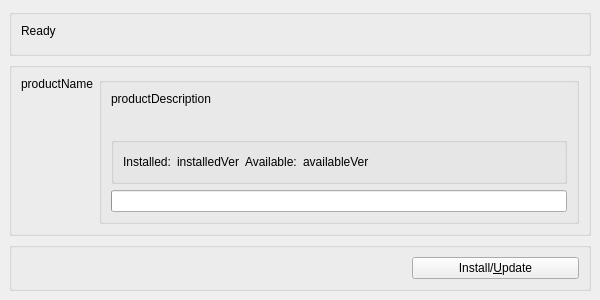
<?xml version="1.0" encoding="UTF-8"?>
<ui version="4.0">
 <class>MainWindow</class>
 <widget class="QMainWindow" name="MainWindow">
  <property name="windowModality">
   <enum>Qt::NonModal</enum>
  </property>
  <property name="geometry">
   <rect>
    <x>0</x>
    <y>0</y>
    <width>600</width>
    <height>300</height>
   </rect>
  </property>
  <property name="windowTitle">
   <string>Id-updater</string>
  </property>
  <widget class="QWidget" name="centralwidget">
   <layout class="QVBoxLayout" name="verticalLayout">
    <item>
     <widget class="QGroupBox" name="groupBoxStatus">
      <property name="sizePolicy">
       <sizepolicy hsizetype="Preferred" vsizetype="Minimum">
        <horstretch>0</horstretch>
        <verstretch>1</verstretch>
       </sizepolicy>
      </property>
      <property name="alignment">
       <set>Qt::AlignLeading|Qt::AlignLeft|Qt::AlignTop</set>
      </property>
      <layout class="QHBoxLayout" name="horizontalLayout_3">
       <item>
        <widget class="QLabel" name="m_updateStatus">
         <property name="text">
          <string>Ready</string>
         </property>
         <property name="alignment">
          <set>Qt::AlignLeading|Qt::AlignLeft|Qt::AlignTop</set>
         </property>
         <property name="wordWrap">
          <bool>false</bool>
         </property>
        </widget>
       </item>
       <item>
        <spacer name="horizontalSpacer">
         <property name="orientation">
          <enum>Qt::Horizontal</enum>
         </property>
         <property name="sizeHint" stdset="0">
          <size>
           <width>535</width>
           <height>20</height>
          </size>
         </property>
        </spacer>
       </item>
      </layout>
     </widget>
    </item>
    <item>
     <widget class="QGroupBox" name="groupBoxProduct">
      <property name="sizePolicy">
       <sizepolicy hsizetype="Preferred" vsizetype="Preferred">
        <horstretch>0</horstretch>
        <verstretch>10</verstretch>
       </sizepolicy>
      </property>
      <layout class="QHBoxLayout" name="horizontalLayout_2">
       <item>
        <widget class="QLabel" name="m_productName">
         <property name="text">
          <string notr="true">productName</string>
         </property>
         <property name="alignment">
          <set>Qt::AlignTop</set>
         </property>
         <property name="wordWrap">
          <bool>false</bool>
         </property>
        </widget>
       </item>
       <item>
        <widget class="QGroupBox" name="groupBox_5">
         <property name="sizePolicy">
          <sizepolicy hsizetype="Preferred" vsizetype="Preferred">
           <horstretch>1</horstretch>
           <verstretch>0</verstretch>
          </sizepolicy>
         </property>
         <layout class="QVBoxLayout" name="verticalLayout_2">
          <item>
           <widget class="QLabel" name="m_productDescription">
            <property name="sizePolicy">
             <sizepolicy hsizetype="Preferred" vsizetype="Preferred">
              <horstretch>0</horstretch>
              <verstretch>1</verstretch>
             </sizepolicy>
            </property>
            <property name="text">
             <string notr="true">productDescription</string>
            </property>
            <property name="alignment">
             <set>Qt::AlignLeading|Qt::AlignLeft|Qt::AlignTop</set>
            </property>
            <property name="wordWrap">
             <bool>false</bool>
            </property>
           </widget>
          </item>
          <item>
           <widget class="QGroupBox" name="groupBox_6">
            <property name="sizePolicy">
             <sizepolicy hsizetype="Preferred" vsizetype="Preferred">
              <horstretch>0</horstretch>
              <verstretch>0</verstretch>
             </sizepolicy>
            </property>
            <layout class="QHBoxLayout" name="horizontalLayout_5">
             <item>
              <widget class="QLabel" name="label">
               <property name="text">
                <string>Installed:</string>
               </property>
              </widget>
             </item>
             <item>
              <widget class="QLabel" name="m_installedVer">
               <property name="text">
                <string notr="true">installedVer</string>
               </property>
               <property name="wordWrap">
                <bool>false</bool>
               </property>
              </widget>
             </item>
             <item>
              <widget class="QLabel" name="label_2">
               <property name="text">
                <string>Available:</string>
               </property>
              </widget>
             </item>
             <item>
              <widget class="QLabel" name="m_availableVer">
               <property name="text">
                <string notr="true">availableVer</string>
               </property>
               <property name="wordWrap">
                <bool>false</bool>
               </property>
              </widget>
             </item>
             <item>
              <spacer name="spacer2">
               <property name="orientation">
                <enum>Qt::Horizontal</enum>
               </property>
               <property name="sizeType">
                <enum>QSizePolicy::Expanding</enum>
               </property>
               <property name="sizeHint" stdset="0">
                <size>
                 <width>243</width>
                 <height>20</height>
                </size>
               </property>
              </spacer>
             </item>
             <item>
              <widget class="QLabel" name="m_downloadStatus">
               <property name="wordWrap">
                <bool>false</bool>
               </property>
              </widget>
             </item>
            </layout>
           </widget>
          </item>
          <item>
           <widget class="QProgressBar" name="m_downloadProgress"/>
          </item>
         </layout>
        </widget>
       </item>
      </layout>
     </widget>
    </item>
    <item>
     <widget class="QGroupBox" name="groupBoxButtons">
      <property name="sizePolicy">
       <sizepolicy hsizetype="Preferred" vsizetype="Preferred">
        <horstretch>0</horstretch>
        <verstretch>0</verstretch>
       </sizepolicy>
      </property>
      <property name="minimumSize">
       <size>
        <width>582</width>
        <height>0</height>
       </size>
      </property>
      <layout class="QHBoxLayout" name="horizontalLayout">
       <property name="leftMargin">
        <number>400</number>
       </property>
       <property name="rightMargin">
        <number>9</number>
       </property>
       <item>
        <widget class="QPushButton" name="m_installButton">
         <property name="text">
          <string>Install/&amp;Update</string>
         </property>
         <property name="shortcut">
          <string>Alt+U</string>
         </property>
        </widget>
       </item>
      </layout>
     </widget>
    </item>
   </layout>
  </widget>
 </widget>
 <resources/>
 <connections>
  <connection>
   <sender>m_installButton</sender>
   <signal>clicked()</signal>
   <receiver>MainWindow</receiver>
   <slot>startInstall()</slot>
   <hints>
    <hint type="sourcelabel">
     <x>301</x>
     <y>286</y>
    </hint>
    <hint type="destinationlabel">
     <x>338</x>
     <y>334</y>
    </hint>
   </hints>
  </connection>
 </connections>
 <slots>
  <slot>checkUpdates()</slot>
  <slot>startInstall()</slot>
  <slot>startUninstall()</slot>
 </slots>
</ui>
